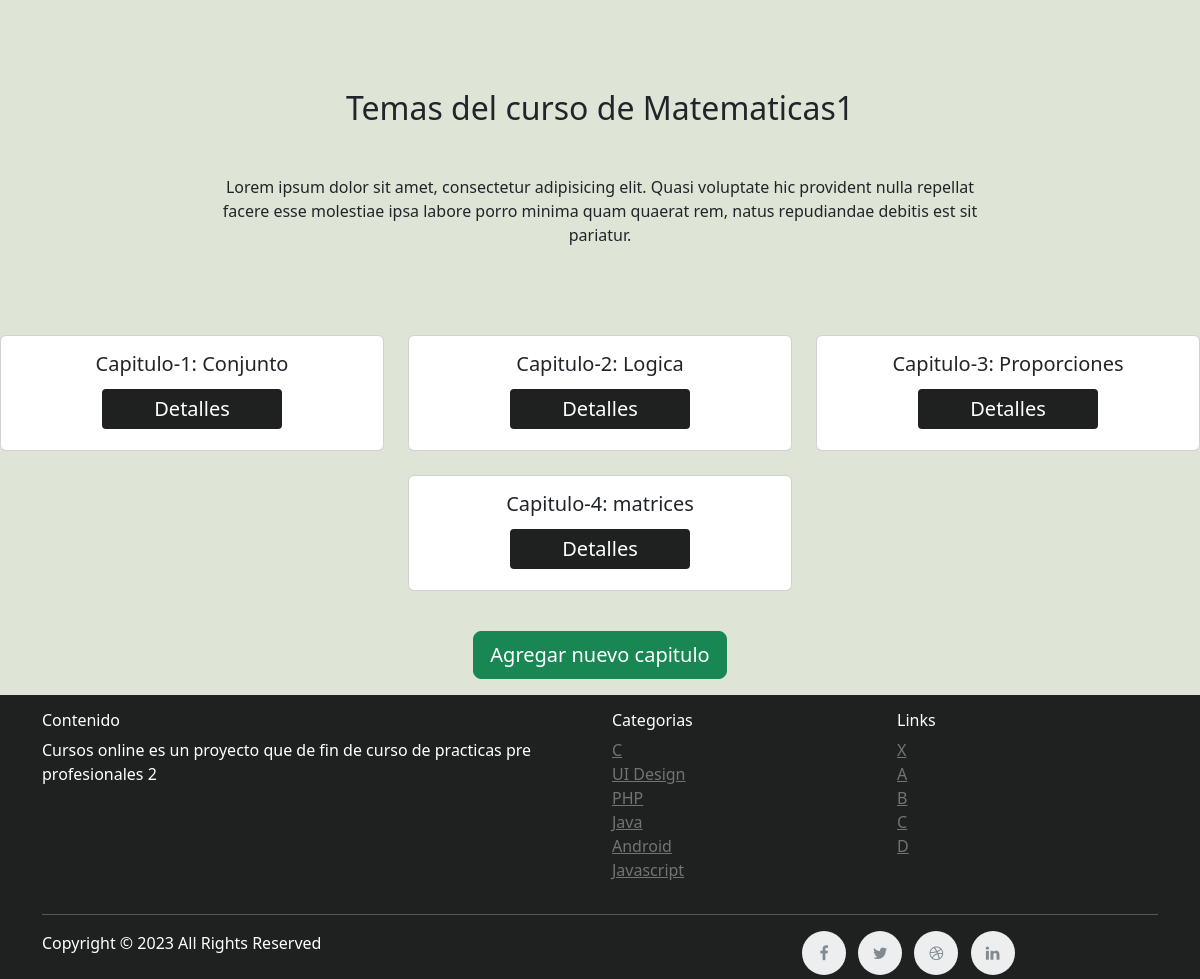
Page /curriculum/primero-secundaria/6-matematicas/ (signed in, lower part) on the earlier database version.
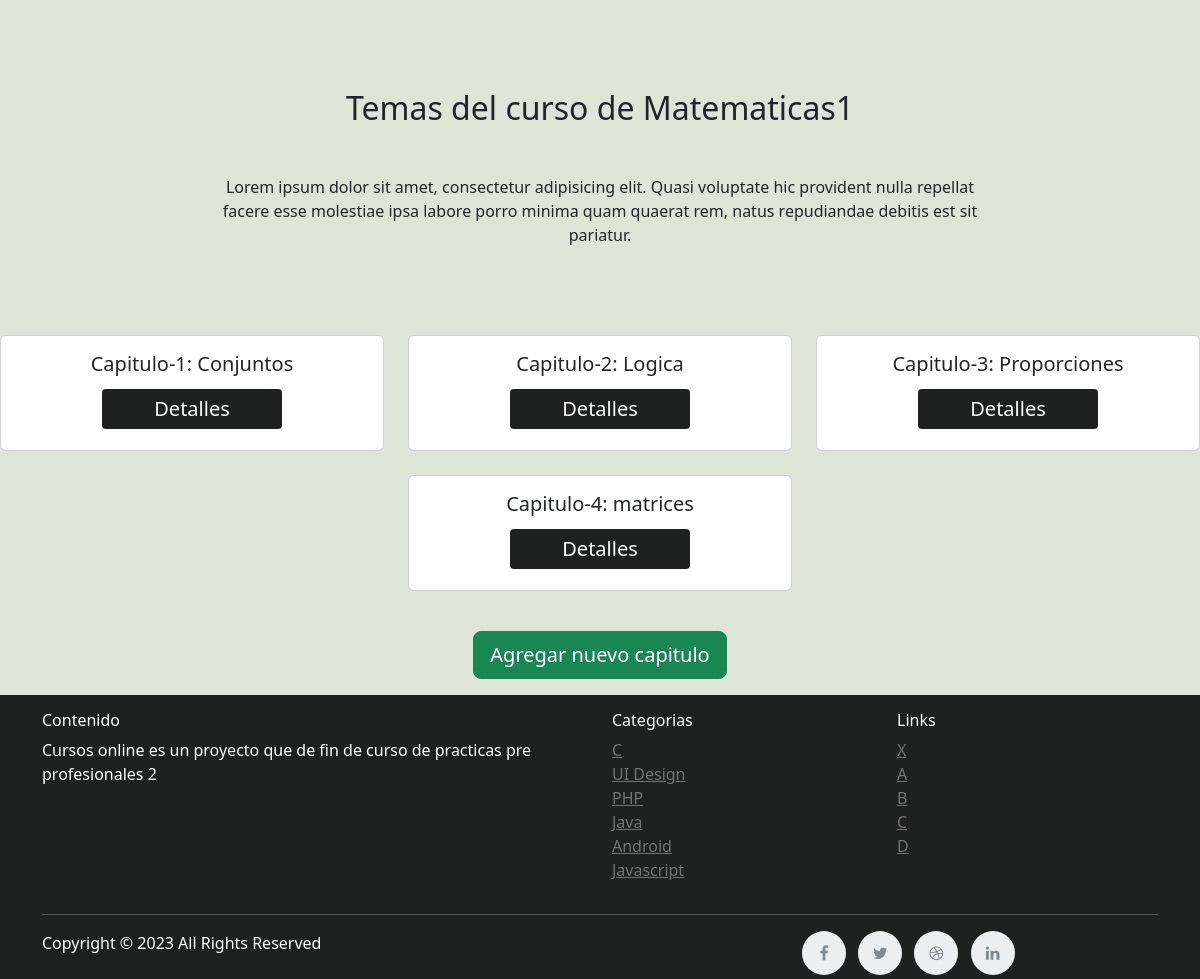
Same page on the later database version.
### curriculum/models.py (models this page shows, shortened)
class Lesson(models.Model):
    lesson_id = models.CharField(max_length=100, unique=True)
    Standard = models.ForeignKey(Standard, on_delete=models.CASCADE)
    created_by = models.ForeignKey(User,on_delete=models.CASCADE)
    created_at = models.DateTimeField(auto_now_add=True)
    subject = models.ForeignKey(Subject, on_delete=models.CASCADE,related_name='lessons')
    name = models.CharField(max_length=250,verbose_name="ombre del capitulo")
    position = models.PositiveSmallIntegerField(verbose_name="Numero del capitulo")
    slug = models.SlugField(null=True, blank=True)
    video = models.FileField(upload_to=save_lesson_files,verbose_name="Video", blank=True, null=True)
    ppt = models.FileField(upload_to=save_lesson_files,verbose_name="Pdf", blank=True)
    Notes = models.FileField(upload_to=save_lesson_files,verbose_name="Anotaciones", blank=True)
    class Meta:
        ordering = ['position']

### curriculum/views.py (the view)
# urls.py: path('<str:standard>/<slug:slug>/', views.LessonListView.as_view(), name='lesson_list'),
class LessonListView(DetailView):
    context_object_name = 'subjects'
    model = Subject
    template_name = 'curriculum/lesson_list_view.html'

### curriculum/templates/curriculum/lesson_list_view.html (shortened to what this page needs)
{% extends 'base.html' %}
{% load static %}
{% block content %}
<div style="width: 10% ;height: 100%; margin-top: 2rem;margin-bottom: -4.4rem;" class=" row d-flex  justify-content-center">
  <div>
  </div>
</div>
<section id="best-features" class="text-center">
              <h2 class="mb-5 mt-5 font-weight-bold" style="color:#black;">Temas del curso de {{subjects.name}}</h2>
              <div class="row d-flex justify-content-center mb-4">
                <div class="col-md-8 mb-5">
                  <p class="grey-text">Lorem ipsum dolor sit amet, consectetur adipisicing elit. Quasi voluptate
                                    hic
                                    provident nulla repellat
                                    facere esse molestiae ipsa labore porro minima quam quaerat rem, natus repudiandae debitis
                                    est
                                    sit pariatur.</p>
                </div>
              </div>
              <div class="row d-flex justify-content-center mb-3">
                {% for lesson in subjects.lessons.all %}
                <div class="col-sm-4 mb-4">
                  <div class="card box-shadow-hover">
                    <div class="card-body">
                      <h5 class="card-title">Capitulo-{{lesson.position}}: {{lesson.name}}</h5>
                      <a href="{% url 'curriculum:lesson_detail' slug=lesson.slug subject=subjects.slug standard=lesson.Standard.slug %}" >
                      <button type="button" class="button-les"><span>Detalles</span></button>
                      </a>
                    </div>
                  </div>
                </div>
                {% endfor %}
              </div>
        <div class="row d-flex justify-content-center mb-3">
          {% if user.userprofileinfo.user_type == 'teacher' or user.is_superuser %}
           <a href="{% url 'curriculum:lesson_create' standard=subjects.standard.slug slug=subjects.slug %}"><button type="button" class="btn btn-success btn-lg btn-bloc" > Agregar nuevo capitulo </button> </a>
          {% endif %}
        </div>
</section>
{%endblock%}

Differences in the rows shown:
changed Lesson: name "Conjunto" → "Conjuntos"
